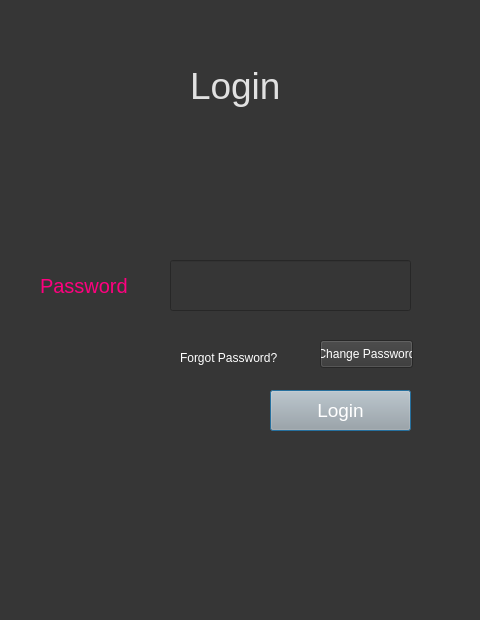
<?xml version="1.0" encoding="UTF-8"?>
<ui version="4.0">
 <class>Dialog</class>
 <widget class="QDialog" name="Dialog">
  <property name="geometry">
   <rect>
    <x>0</x>
    <y>0</y>
    <width>480</width>
    <height>620</height>
   </rect>
  </property>
  <property name="windowTitle">
   <string>Dialog</string>
  </property>
  <property name="styleSheet">
   <string notr="true">background-color: rgb(54, 54, 54);</string>
  </property>
  <widget class="QLabel" name="label">
   <property name="geometry">
    <rect>
     <x>190</x>
     <y>50</y>
     <width>121</width>
     <height>71</height>
    </rect>
   </property>
   <property name="styleSheet">
    <string notr="true">color:rgb(225, 225, 225); font-size:28pt;</string>
   </property>
   <property name="text">
    <string>Login</string>
   </property>
  </widget>
  <widget class="QLineEdit" name="password">
   <property name="geometry">
    <rect>
     <x>170</x>
     <y>260</y>
     <width>241</width>
     <height>51</height>
    </rect>
   </property>
   <property name="styleSheet">
    <string notr="true">font-size:14pt; color:rgb(243, 243, 243)</string>
   </property>
   <property name="text">
    <string/>
   </property>
  </widget>
  <widget class="QLabel" name="label_3">
   <property name="geometry">
    <rect>
     <x>40</x>
     <y>270</y>
     <width>111</width>
     <height>31</height>
    </rect>
   </property>
   <property name="styleSheet">
    <string notr="true">font-size:15pt; color:rgb(255, 0, 127)</string>
   </property>
   <property name="text">
    <string>Password</string>
   </property>
  </widget>
  <widget class="QPushButton" name="loginbutton">
   <property name="geometry">
    <rect>
     <x>270</x>
     <y>390</y>
     <width>141</width>
     <height>41</height>
    </rect>
   </property>
   <property name="styleSheet">
    <string notr="true">background-color: rgb(167, 168, 167); font-size:14pt; color:rgb(255, 255, 255)</string>
   </property>
   <property name="text">
    <string>Login</string>
   </property>
  </widget>
  <widget class="QLabel" name="label_4">
   <property name="geometry">
    <rect>
     <x>180</x>
     <y>350</y>
     <width>171</width>
     <height>16</height>
    </rect>
   </property>
   <property name="styleSheet">
    <string notr="true">color:rgb(255, 255, 255)</string>
   </property>
   <property name="text">
    <string>Forgot Password?</string>
   </property>
  </widget>
  <widget class="QPushButton" name="changepassbutton">
   <property name="geometry">
    <rect>
     <x>320</x>
     <y>340</y>
     <width>93</width>
     <height>28</height>
    </rect>
   </property>
   <property name="styleSheet">
    <string notr="true">color:rgb(255, 255, 255)</string>
   </property>
   <property name="text">
    <string>Change Password</string>
   </property>
  </widget>
 </widget>
 <resources/>
 <connections/>
</ui>
